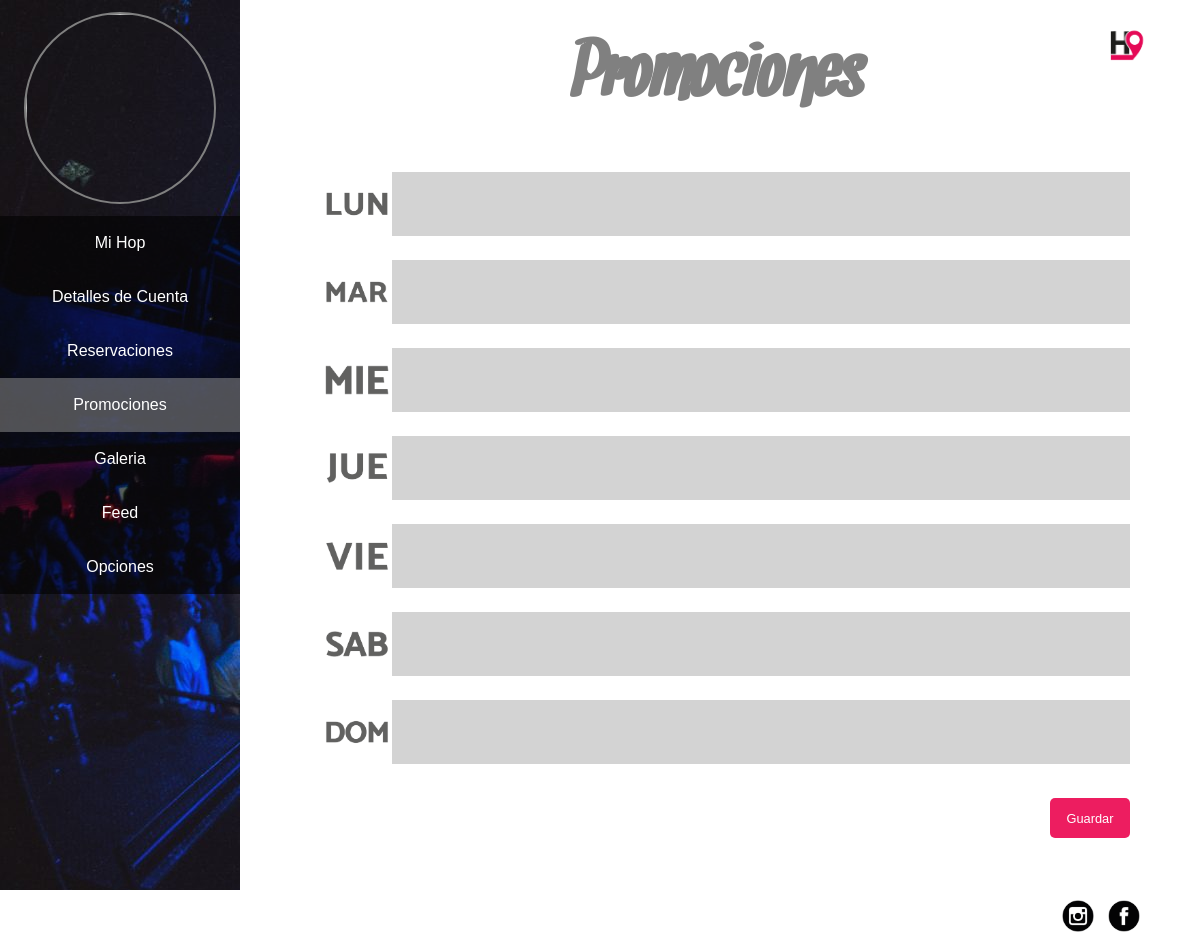
Before: /promos.php (signed in) with the older database file.
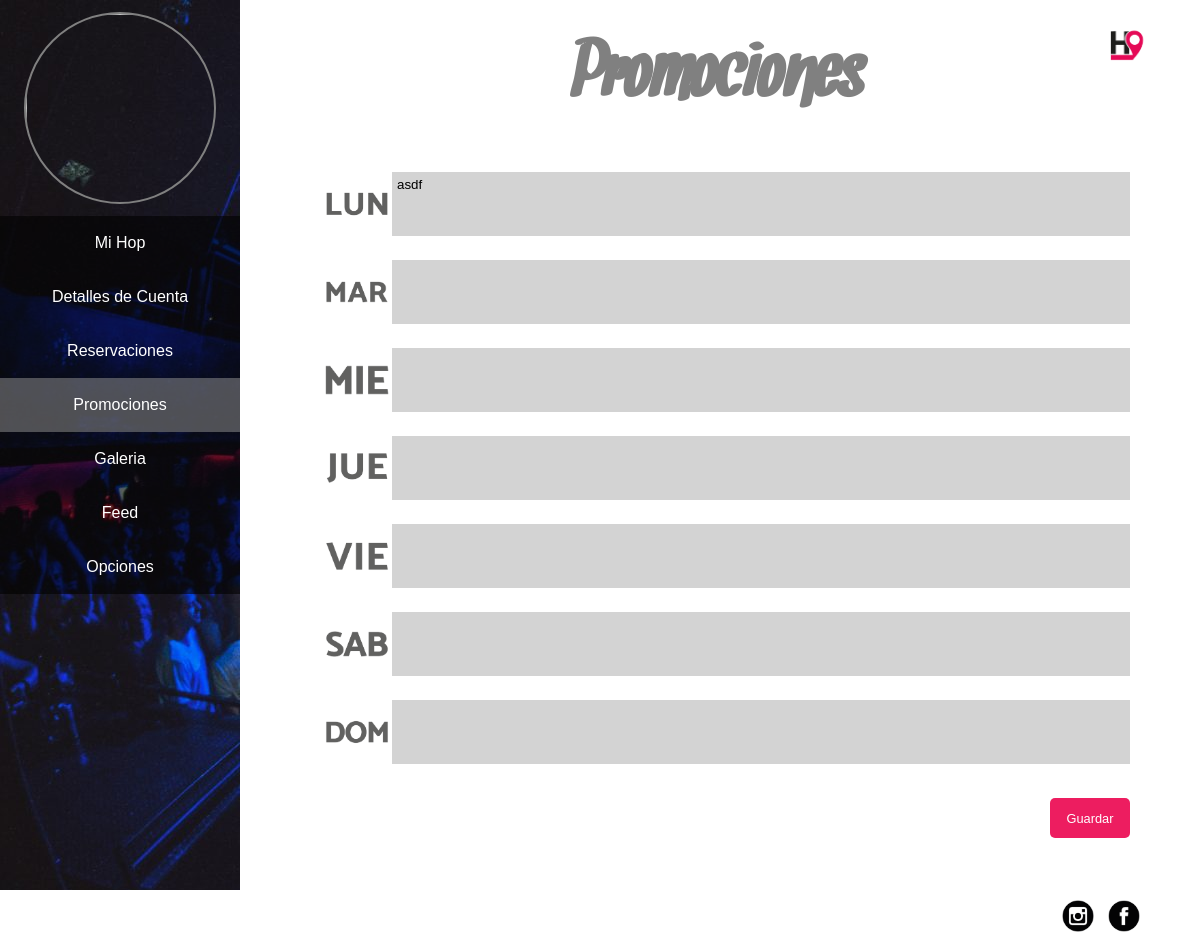
After: the same page with the newer database file.
### tables this page shows
CREATE TABLE `promos` (
  `id_place` int(8) NOT NULL,
  `promomon` varchar(1000) NOT NULL,
  `promotue` varchar(1000) NOT NULL,
  `promowen` varchar(1000) NOT NULL,
  `promothu` varchar(1000) NOT NULL,
  `promofri` varchar(1000) NOT NULL,
  `promosat` varchar(1000) NOT NULL,
  `promosun` varchar(1000) NOT NULL
);

### logic/promos_days.php (called while the page is built, shortened)
<?php
	$days = array('lunes','martes','miercoles','jueves','viernes','sabado','domingo');
?>

### promos.php (the view, shortened to what this page needs)
<!DOCTYPE html>
<html>
<head>
	<link rel="stylesheet" type="text/css" href="css/admin_style.css">
	<link rel="stylesheet" type="text/css" href="css/footer_style.css">
</head>
<body>
	<div id="big-container">
		<?php include('_includes/side_menu.php'); ?>
		<div id="content">
			<img id="mini-logo-hopping" src="webicons/imagotipo_hopping_white_background.png">
			<div id="promos-panel">
				<h1 class="section-title">Promociones</h1>
				<form id="promo-editor" action="logic/update_promos.php" method="POST">
					<?php
						include('logic/promos_days.php');
						include('logic/conection.php');
						$idPlace = $_SESSION['id_place'];
						$query = "SELECT promomon, promotue, promowen, promothu, promofri, promosat, promosun FROM promos WHERE id_place='$idPlace'";
						$row = mysqli_fetch_array(mysqli_query($conection, $query));
						for ($i=0; $i < 7; $i++) {
							echo "<div class='day-promo'>
									<img class='day-icon' src='webicons/days-webicons/".$i.".png'>
									<textarea class='promo-textarea' name='".$days[$i]."'>".$row[$i]."</textarea>
								  </div>";
						}
					?>
					<input type="submit" id="save-changes" value="Guardar">
				</form>
			</div>
		</div>
		<?php include('_includes/footer.php'); ?>
	</div>
</body>
</html>

### _includes/side_menu.php (shortened to what this page needs)
<div id="side-menu">
	<div id="profile-image-container">
		<?php
		echo "<img id='profile-thumnail' src='profile-images/".$_SESSION['profileimage']."'>";
		?>
	</div>
	<ul id="side-menu-items">
		<li><a href="myhop.php" id="link-myhop">Mi Hop</a></li>
		<li><a href="overview.php" id="link-overview">Detalles de Cuenta</a></li>
		<li><a href="reservations.php" id="link-reservations">Reservaciones</a></li>
		<li><a href="promos.php" id="link-promos">Promociones</a></li>
		<li><a href="galeria.php" id="link-galeria">Galeria</a></li>
		<li><a href="feed.php" id="link-promo-feed">Feed</a></li>
		<li><a href="options.php" id="link-options">Opciones</a></li>
	</ul>
</div>

### _includes/footer.php (shortened to what this page needs)
<footer>
	<ul id="social-media-list">
		<li><img class="social-media-links" id="instagram-link" src="webicons/footer/insta-footer-icon.png"></li>
		<li><img class="social-media-links" id="facebook-link" src="webicons/footer/face-footer-icon.png"></li>
	</ul>
</footer>

### css/admin_style.css (style rules this page uses)
* { margin: 0; box-sizing: border-box; font-family: sans-serif; }
body { background-image: url('../webicons/Valencia-Night-Club.jpg'); }
#side-menu { position: relative; float: left; width: 20%; height: auto; flex-direction: column; }
#profile-image-container { position: relative; display: block; width: 100%; padding: 5% 0; height: auto; background: none; }
#profile-thumnail { display: block; margin: 0 auto; width: 192px; height: 192px; border: 2px solid gray; border-radius: 50%; }
#side-menu-items { position: relative; display: block; }
#side-menu-items { padding: 0; list-style: none; }
#side-menu-items li { height: 54px; background: rgba(0,0,0,0.6); }
#side-menu-items li a { position: relative; display: block; color: white; text-decoration: none; height: 54px; text-align: center; line-height: 54px; }
#content { background: white; width: 80%; float: right; height: 500px; }
#big-container { width: 100%; margin: 0 auto; }
#promo-editor { display: block; padding-top: 40px; }
.day-icon { margin-left: 15px; width: 64px; height: 64px; }
.day-promo { display: block; padding: 10px; }
#promos-panel { padding: 0 60px 60px 60px; }
.promo-textarea { background: lightgray; border: none; display: block; float: right; height: 64px; width: 90%; resize: none; padding: 5px; }
#save-changes { position: relative; float: right; top: 20px; height: 40px; width: 80px; margin-right: 10px; border-radius: 5px; background: #ED1D60; border: none; padding: 0; color: white; display: block; font-size: 0.8em; }
h1.section-title { text-align: center; font-size: 80px; font-family: Snickles; margin-top: 30px; color: gray; }
#mini-logo-hopping { width: 50px; height: 50px; position: absolute; top: 20px; right: 50px; }

### css/footer_style.css (style rules this page uses)
footer { position: relative; padding: 0px; height: 50px; background: white; }
#social-media-list { position: absolute; display: block; list-style: none; top: 10px; right: 5%; }
#social-media-list li { margin-left: 10px; display: inline-block; }
.social-media-links { height: 32px; width: 32px; }

Changed rows visible on the page:
added promos: lunes "asdf"
